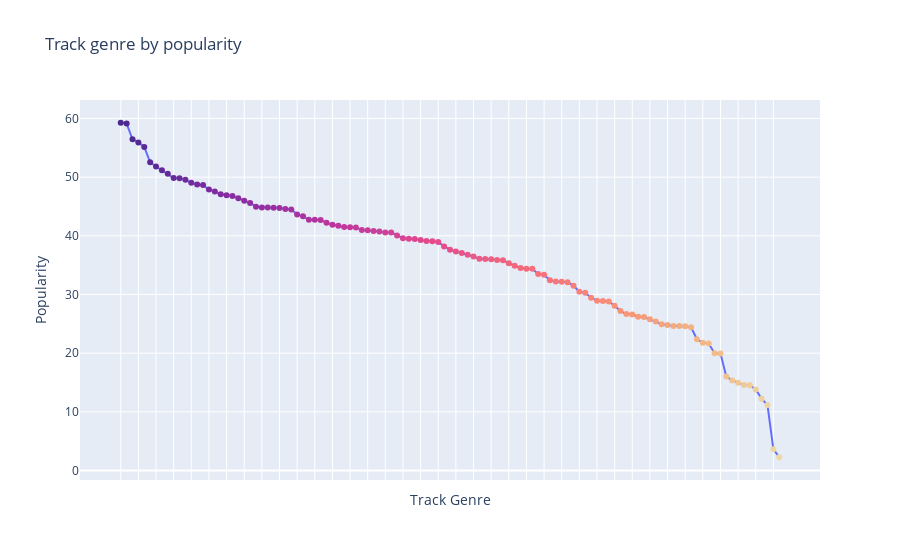

Source (notebook cell):
### Code cell
import plotly.express as px
import plotly.graph_objs as go

fig = px.scatter(grouped_descr_genre, x="track_genre", y="mean", color=grouped_descr_genre.index, 
                 color_continuous_scale=px.colors.sequential.Agsunset, title="Track genre by popularity",
                 labels = {
                     "track_genre": "Track Genre",
                     "mean": "Popularity"
                 })
fig.update_traces(mode="markers+lines")
fig.update_layout(polar = dict(angularaxis = dict(showticklabels = False)))
fig.update(layout_coloraxis_showscale=False)
fig.update_xaxes(showticklabels=False)

fig.write_html("docs/index.html")
fig.show()

# To view the interactive plot, visit https://niallrussell.github.io/PDFA-project/

### Figure 1 — Plotly figure (JSON) as saved in the notebook; plotly's stock layout.template omitted (floating-point values rounded to 4 significant figures)
{"data": [{"hovertemplate": "Track Genre=%{x}<br>Popularity=%{y}<br>index=%{marker.color}<extra></extra>", "legendgroup": "", "marker": {"color": [0, 1, 2, 3, 4, 5, 6, 7, 8, 9, 10, 11, 12, 13, 14, 15, 16, 17, 18, 19, 20, 21, 22, 23, 24, 25, 26, 27, 28, 29, 30, 31, 32, 33, 34, 35, 36, 37, 38, 39, 40, 41, 42, 43, 44, 45, 46, 47, 48, 49, 50, 51, 52, 53, 54, 55, 56, 57, 58, 59, 60, 61, 62, 63, 64, 65, 66, 67, 68, 69, 70, 71, 72, 73, 74, 75, 76, 77, 78, 79, 80, 81, 82, 83, 84, 85, 86, 87, 88, 89, 90, 91, 92, 93, 94, 95, 96, 97, 98, 99, 100, 101, 102, 103, 104, 105, 106, 107, 108, 109, 110, 111, 112], "coloraxis": "coloraxis", "symbol": "circle"}, "mode": "markers+lines", "name": "", "orientation": "v", "showlegend": false, "type": "scatter", "x": ["K-pop", "Pop-film", "Metal", "Pop", "Chill", "Hip-hop", "Sad", "Latino", "Grunge", "Singer-songwriter", "Indian", "Emo", "Piano", "Edm", "Anime", "Sertanejo", "Indie-pop", "Progressive-house", "House", "Hard-rock", "Deep-house", "Electro", "Pagode", "Mandopop", "British", "Ambient", "Reggaeton", "Brazil", "Metalcore", "Electronic", "Psych-rock", "Acoustic", "R-n-b", "Punk", "Folk", "Indie", "Forro", "J-pop", "French", "Soul", "World-music", "Turkish", "Mpb", "Garage", "Punk-rock", "Dub", "Funk", "Techno", "Gospel", "Dubstep", "Swedish", "Spanish", "Alt-rock", "Blues", "Trance", "Dance", "Samba", "Synth-pop", "Hardcore", "J-rock", "Rock-n-roll", "Sleep", "Dancehall", "German", "Ska", "Groove", "Children", "Cantopop", "Disco", "Trip-hop", "Alternative", "Minimal-techno", "Club", "Reggae", "Death-metal", "Industrial", "Rock", "Show-tunes", "Rockabilly", "Malay", "Guitar", "New-age", "Goth", "Salsa", "Hardstyle", "Disney", "Drum-and-bass", "Power-pop", "Heavy-metal", "Study", "Bluegrass", "J-dance", "Opera", "Country", "J-idol", "Comedy", "Afrobeat", "Party", "Black-metal", "Jazz", "Happy", "Breakbeat", "Tango", "Honky-tonk", "Idm", "Kids", "Grindcore", "Classical", "Latin", "Chicago-house", "Detroit-techno", "Romance", "Iranian"], "xaxis": "x", "y": [59.27, 59.12, 56.45, 55.91, 55.15, 52.53, 51.81, 51.17, 50.56, 49.83, 49.79, 49.54, 49.03, 48.73, 48.64, 47.89, 47.56, 47.08, 46.93, 46.77, 46.39, 45.98, 45.6, 44.97, 44.84, 44.82, 44.78, 44.74, 44.55, 44.47, 43.65, 43.31, 42.72, 42.72, 42.71, 42.21, 41.88, 41.72, 41.51, 41.47, 41.43, 40.97, 40.95, 40.82, 40.71, 40.56, 40.54, 40.06, 39.59, 39.48, 39.46, 39.28, 39.09, 39.07, 38.94, 38.19, 37.64, 37.33, 37.09, 36.75, 36.47, 36.08, 36.07, 35.99, 35.87, 35.85, 35.32, 34.89, 34.52, 34.39, 34.39, 33.5, 33.37, 32.42, 32.22, 32.18, 32.09, 31.51, 30.46, 30.29, 29.45, 28.94, 28.88, 28.81, 28.09, 27.18, 26.66, 26.57, 26.21, 26.15, 25.77, 25.39, 24.93, 24.8, 24.64, 24.62, 24.58, 24.42, 22.36, 21.79, 21.64, 20.0, 19.96, 16.0, 15.35, 14.98, 14.56, 14.53, 13.83, 12.24, 11.15, 3.631, 2.261], "yaxis": "y"}], "layout": {"coloraxis": {"colorbar": {"title": {"text": "index"}}, "colorscale": [[0, "rgb(75, 41, 145)"], [0.1667, "rgb(135, 44, 162)"], [0.3333, "rgb(192, 54, 157)"], [0.5, "rgb(234, 79, 136)"], [0.6667, "rgb(250, 120, 118)"], [0.8333, "rgb(246, 169, 122)"], [1, "rgb(237, 217, 163)"]], "showscale": false}, "legend": {"tracegroupgap": 0}, "polar": {"angularaxis": {"showticklabels": false}}, "title": {"text": "Track genre by popularity"}, "xaxis": {"anchor": "y", "domain": [0, 1], "showticklabels": false, "title": {"text": "Track Genre"}}, "yaxis": {"anchor": "x", "domain": [0, 1], "title": {"text": "Popularity"}}}}
